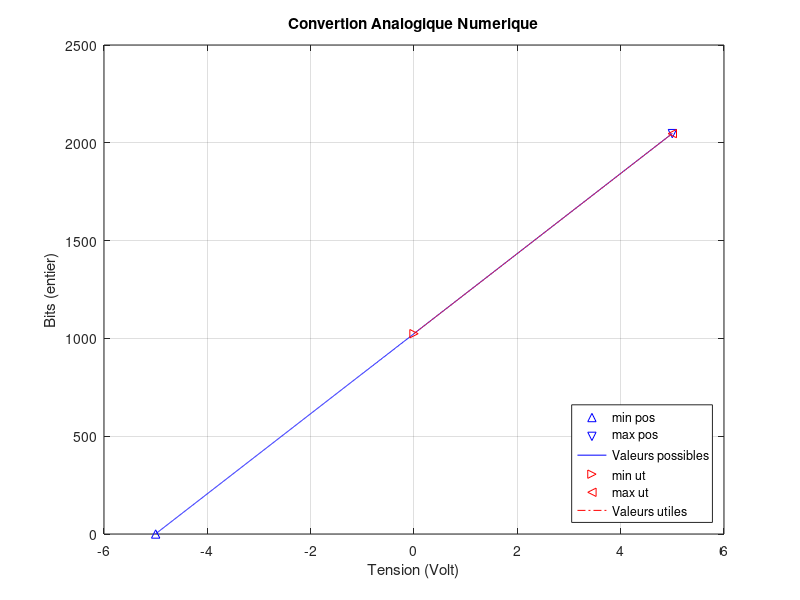
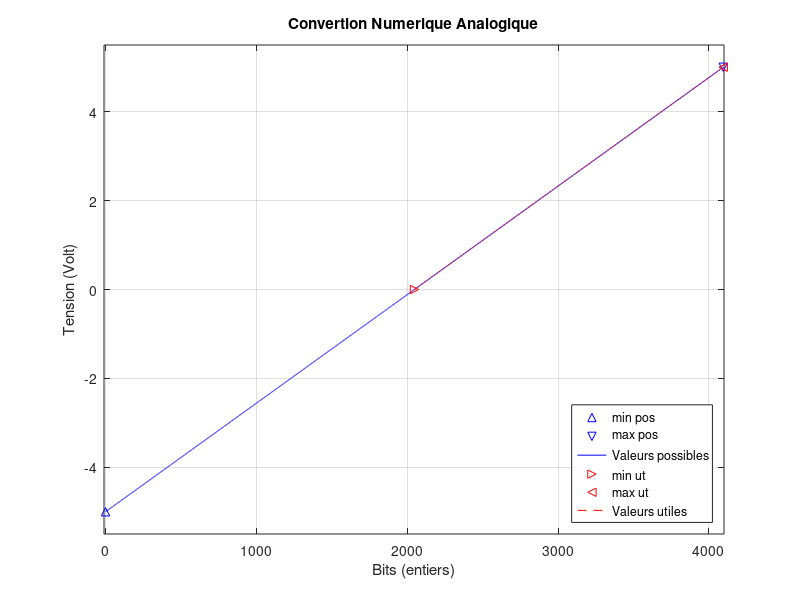
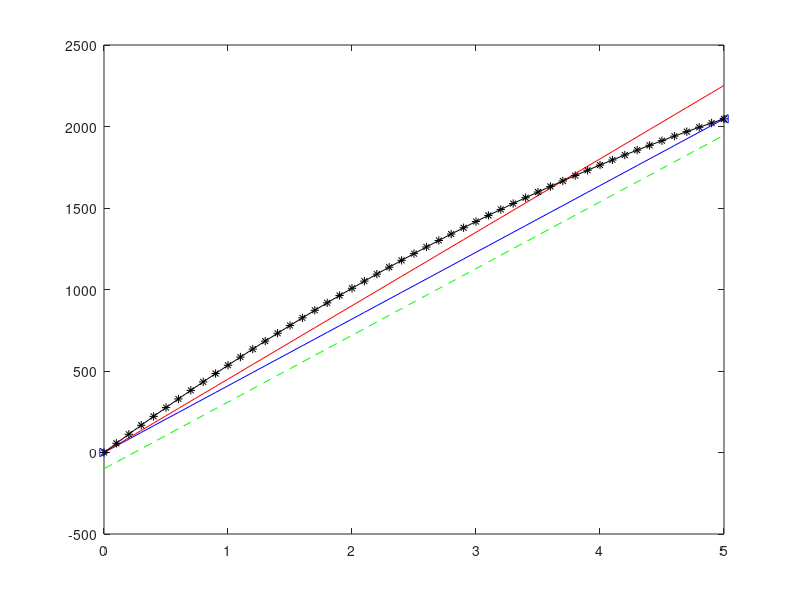

Write MATLAB code to recreate these figures, in order. (Note: this script raises an error after producing the figures.)
%% convertion CAN
% input
can.in.type ='Tension';
can.in.unite = 'Volt';
can.in.min=-5;
can.in.max=5;

can.resol =2^11;
can.in.val_pos= linspace(can.in.min,can.in.max,can.resol);
can.in.val_util = linspace(0,can.in.max,can.resol);
% output
can.out.type ='Bits';
can.out.unite = 'entier';
can.out.val_pos     = int16(((can.resol-1)/(can.in.max-can.in.min))*can.in.val_pos+can.resol/2);
can.out.val_util    = int16(((can.resol-1)/(can.in.max-can.in.min))*can.in.val_util+can.resol /2);

%%affichage
figure(1)
    plot(can.in.min,0,'^b',...
         can.in.max,can.resol-1,'vb',...
         can.in.val_pos,can.out.val_pos,'-b',...
         0,can.resol/2 ,'>r',...
         can.in.max,can.resol-1,'<r',...
         can.in.val_util,can.out.val_util,'-.r');
    %p(2).LineWidth = 2;
    %p(1).LineWidth = 2,
        title('Convertion Analogique Numerique')
        xlabel(sprintf('%s (%s)',can.in.type,can.in.unite));
        ylabel(sprintf('%s (%s)',can.out.type,can.out.unite));
        legend('min pos','max pos','Valeurs possibles','min ut','max ut','Valeurs utiles','Location','SouthEast');
        %axis([-5.5 5.5 -10 2050])
        grid on

%% convertion CNA
% input
cna.in.type ='Bits';
cna.in.unite = 'entiers';
cna.resol =2^12;
cna.in.val_pos= 0:cna.resol-1;
cna.in.val_util = 2^11:2^12-1;
% output
cna.out.type ='Tension';
cna.out.unite = 'Volt';
cna.out.val_pos = 10/(cna.resol-1)*cna.in.val_pos-5;%a mod
cna.out.val_util =10/(cna.resol-1)*cna.in.val_util-5;

%affichage
figure(2)
%plot(-5,0,'vb',...
%      5,cna.resol-1,'^b',...
%      cna.out.val_pos,'-b',...
%      0,0,'>r',...
%      5,cna.resol-1,'<r',...
%      cna.out.val_util,'-.r');        

plot(0,-5,'^b',...
     cna.resol-1,5,'vb',...
     cna.in.val_pos,cna.out.val_pos,'-b',...
     2048,0,'>r',...
     cna.resol-1,5,'<r',...
     cna.in.val_util,cna.out.val_util,'--r');        
title('Convertion Numerique Analogique')
        xlabel(sprintf('%s (%s)',cna.in.type,cna.in.unite));
        ylabel(sprintf('%s (%s)',cna.out.type,cna.out.unite));
         legend('min pos','max pos','Valeurs possibles','min ut','max ut','Valeurs utiles','Location','SouthEast');
        axis([-10 4100 -5.5 5.5])
        grid on
        
%% CAN err        
%% abs et ord de ref
x       = 0:.1:5;
y       = 2047/5*x;
yGain   = 1.1*y;
yInt    = -31.46*x.^2 + 566.69*x;
yOffs   = y - 100;

figure(3)
p=plot(0,0,'>b',5,2047,'<b',x,y,'b',x,yGain,'r',x,yOffs,'--g',x,yInt,'-*k')
    p(1).LineWidth=1.5;
    p(2).LineWidth=1.5;
    p(3).LineWidth=2;
    title('CAN : differentes erreurs de conversions')
    legend('min','max','theorique','Erreur gain','Erreur d''offset','non-linearite integrale','Location','SouthEast');
    axis([0 5 0 2050])        
    xlabel('Tension (Volt)');
    ylabel('Valeurs (entier)');
    grid on